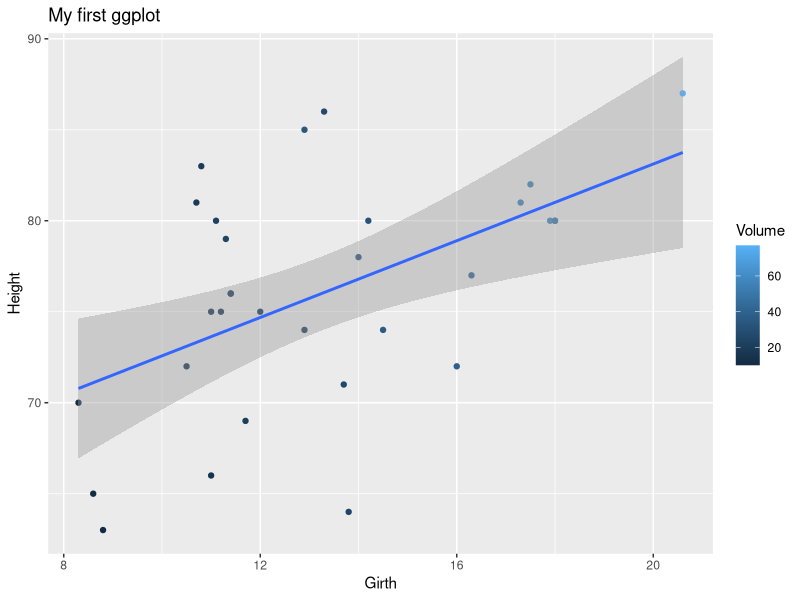
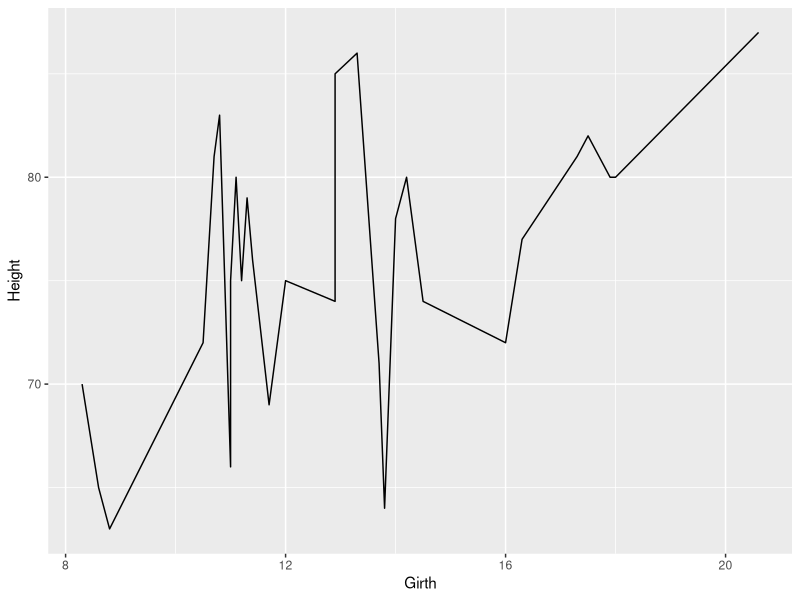
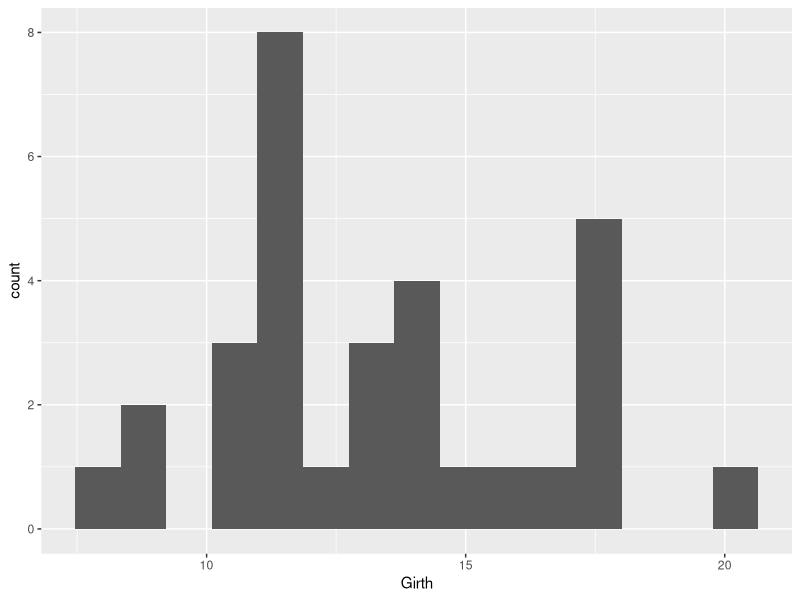
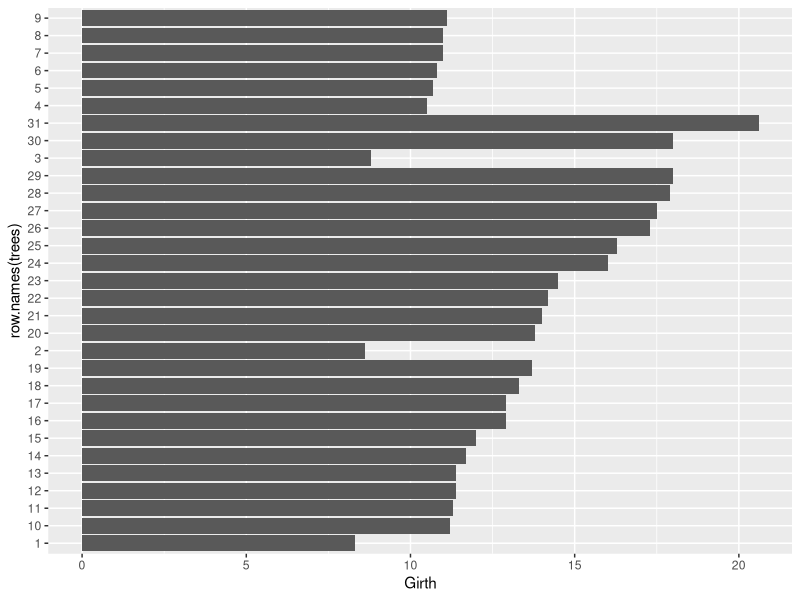
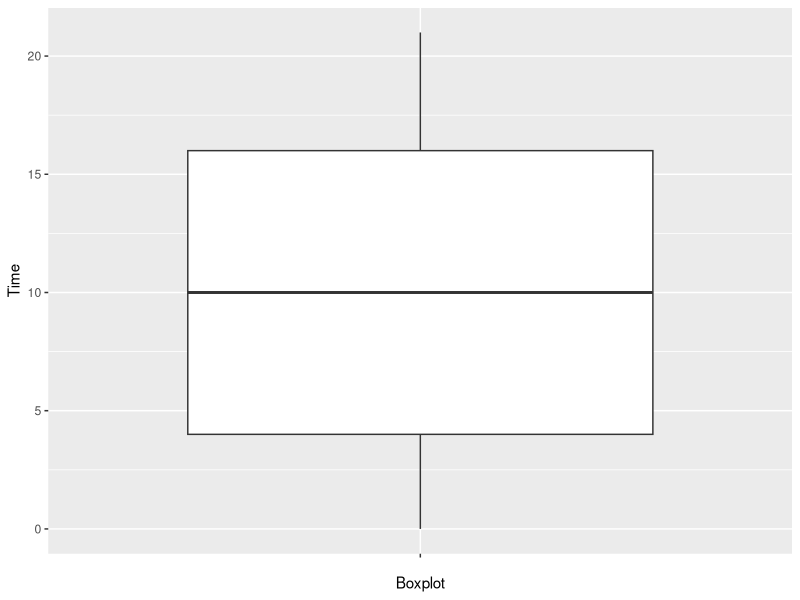

These figures' R source, in order:
## ---- chunk 1
library(ggplot2)
ggplot(trees,aes(x=Girth,y=Height,color=Volume))+
    geom_point()+
    ggtitle("My first ggplot") +
    geom_smooth(method = "lm")
## ---- chunk 2
ggplot(trees,aes(x=Girth,y=Height))+
  geom_line()
## ---- chunk 3
ggplot(trees,aes(x=Girth))+
   geom_histogram(bins=15)
## ---- chunk 4
library(ggplot2)
ggplot(trees,aes(x=row.names(trees),y=Girth))+
  geom_bar(stat = "identity")+
   coord_flip()
## ---- chunk 5
ggplot(ChickWeight,aes(x="",y=Time))+
  geom_boxplot()+
  xlab("Boxplot")
